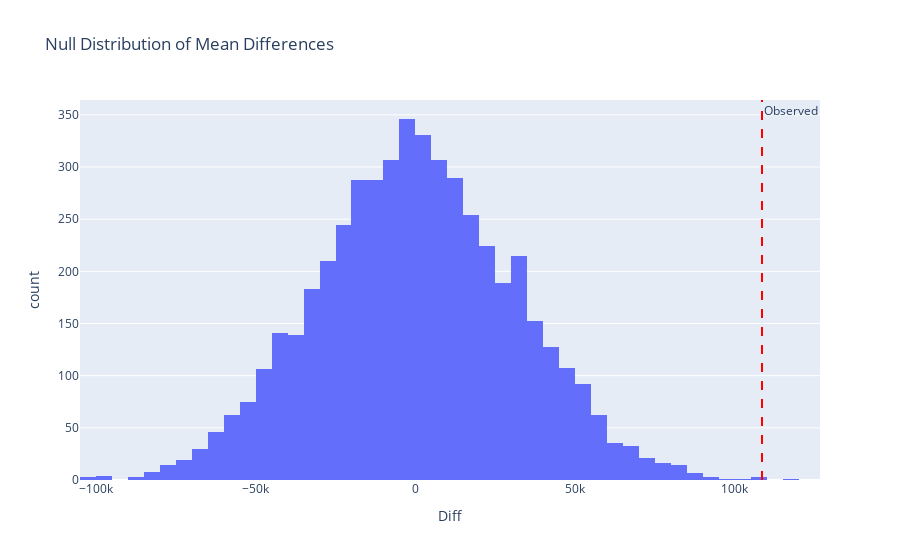

Notebook source saved alongside this figure:
### Code cell
# Step 4: Visualize
import pandas as pd
import plotly.express as px

df_plot = pd.DataFrame({'Diff': diffs})
fig = px.histogram(df_plot, x="Diff", nbins=50, title="Null Distribution of Mean Differences")
fig.add_vline(x=observed_diff, line_dash="dash", line_color="red", annotation_text="Observed")
fig.show()

### Figure 1 — Plotly figure (JSON) as saved in the notebook; plotly's stock layout.template omitted (floating-point values rounded to 4 significant figures; data arrays with more than 128 entries replaced by an {"elided": "..."} marker saying what was removed)
{"data": [{"alignmentgroup": "True", "bingroup": "x", "hovertemplate": "Diff=%{x}<br>count=%{y}<extra></extra>", "legendgroup": "", "marker": {"color": "#636efa", "pattern": {"shape": ""}}, "name": "", "nbinsx": 50, "offsetgroup": "", "orientation": "v", "showlegend": false, "type": "histogram", "x": {"elided": "5000 float values"}, "xaxis": "x", "yaxis": "y"}], "layout": {"annotations": [{"showarrow": false, "text": "Observed", "x": 108500.0, "xanchor": "left", "xref": "x", "y": 1, "yanchor": "top", "yref": "y domain"}], "barmode": "relative", "legend": {"tracegroupgap": 0}, "shapes": [{"line": {"color": "red", "dash": "dash"}, "type": "line", "x0": 108500.0, "x1": 108500.0, "xref": "x", "y0": 0, "y1": 1, "yref": "y domain"}], "title": {"text": "Null Distribution of Mean Differences"}, "xaxis": {"anchor": "y", "domain": [0, 1], "title": {"text": "Diff"}}, "yaxis": {"anchor": "x", "domain": [0, 1], "title": {"text": "count"}}}}
